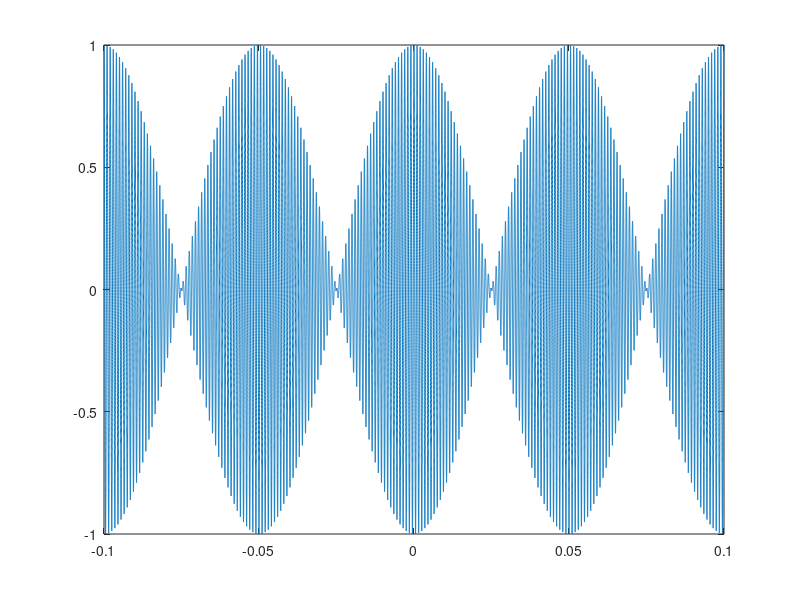
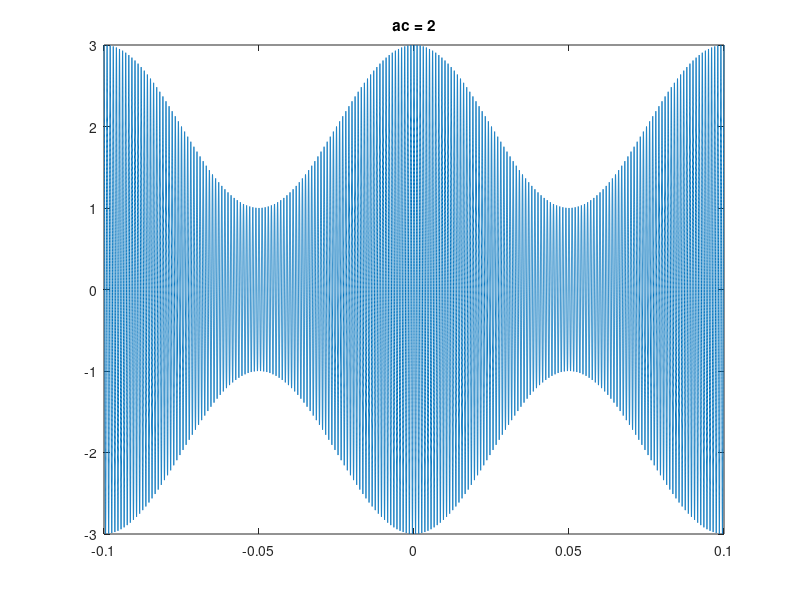
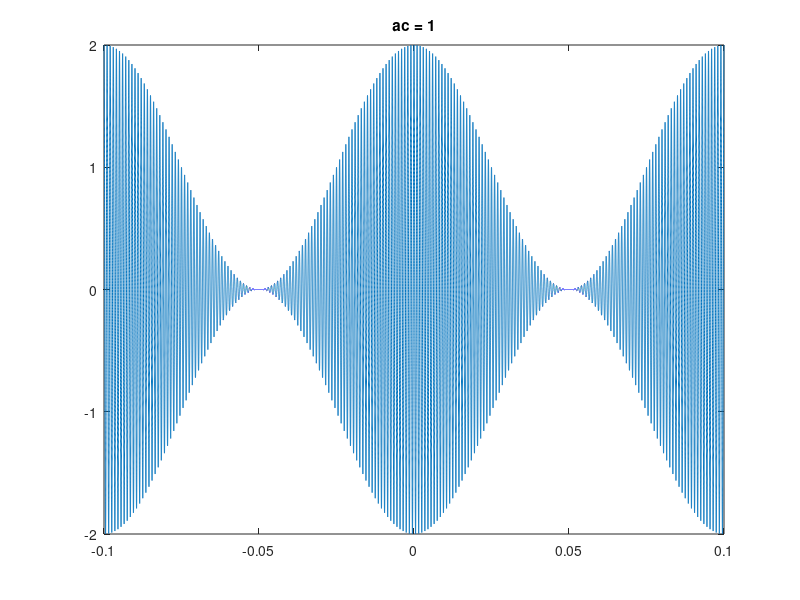
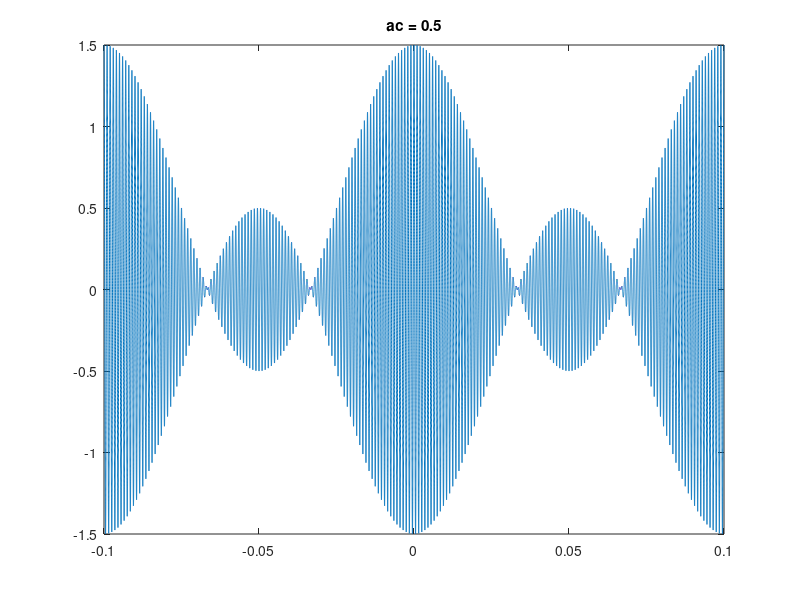

Write the MATLAB code that produced these figures, in order.
%% PCS Assignment

t = (-0.1:0.000001:+0.1);
fc = 1000; %frequency of carrier signal
fm = 10; %frequency of message signal

A =1;  %amplitude of the carrier signal

m = cos(2*pi*fc*t);

Vdsb = A.*m.*cos(2*pi*fm*t);
figure(1);
plot(t,Vdsb);


%-----part 2 case 1 

Ac = 2
figure(2);
Vdsb_am = Ac.*cos(2*pi*fc*t) + Vdsb;
plot(t,Vdsb_am);
title("ac = 2")




%-----case 2 
Ac = 1
figure(3);
Vdsb_am = Ac.*cos(2*pi*fc*t) + Vdsb;
plot(t,Vdsb_am);
title("ac = 1")


%-----case 3
Ac = 0.5
figure(4);
Vdsb_am = Ac.*cos(2*pi*fc*t) + Vdsb;
plot(t,Vdsb_am);
title("ac = 0.5")

% for the value of ac =1 its follows the message signal